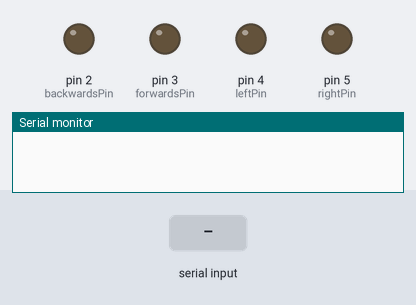
A sketch run on a simulated Arduino Uno, built with avr-gcc and run on an emulated ATmega328P. Shown: output pins drawn as LEDs (lit = HIGH), the last lines printed to the serial monitor. Inputs (shaded band) come from the test bench.

Above: at 1.2 s.
1.3 s: "5\n" received over Serial
At 2.4 s:
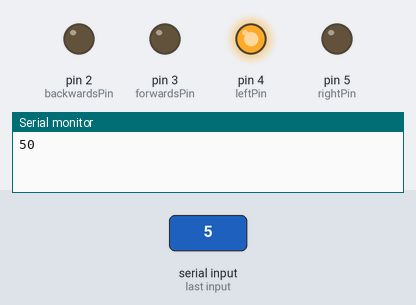
Timing chart, 0 to 4.3 s (numbered marks = the images above; inputs shaded):
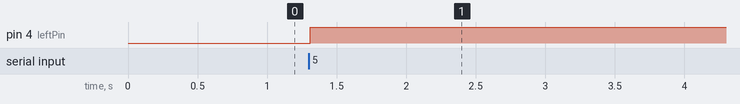

The sketch:

RemoteControl.ino
```cpp
int forwardsPin = 3;
int backwardsPin = 2;
int leftPin = 4;
int rightPin = 5;

int incomingByte = 0;

bool forwardsPressed = false;
bool backwardsPressed = false;
bool leftPressed = false;
bool rightPressed = false;

const int FORWARDS_PRESSED = 1;
const int FORWARDS_RELEASED = 2;
const int BACKWARDS_PRESSED = 3;
const int BACKWARDS_RELEASED = 4;
const int LEFT_PRESSED = 5;
const int LEFT_RELEASED = 6;
const int RIGHT_PRESSED = 7;
const int RIGHT_RELEASED = 8;

void detectKeyPresses() {
  if (incomingByte == FORWARDS_PRESSED) {
    forwardsPressed = true;
  }
  else if (incomingByte == BACKWARDS_PRESSED) {
    backwardsPressed = true;
  }
  else if (incomingByte == RIGHT_PRESSED) {
    rightPressed = true;
  }
  else if (incomingByte == LEFT_PRESSED) {
    leftPressed = true;
  }
  else if (incomingByte == FORWARDS_RELEASED) {
    forwardsPressed = false;
  }
  else if (incomingByte == BACKWARDS_RELEASED) {
    backwardsPressed = false;
  }
  else if (incomingByte == RIGHT_RELEASED) {
    rightPressed = false;
  }
  else if (incomingByte == LEFT_RELEASED) {
    leftPressed = false;
  }

}

void handlePinOutputs() {
  if (forwardsPressed == true) {
    digitalWrite(forwardsPin, HIGH);
  }
  else {
    digitalWrite(forwardsPin, LOW);
  }

  if (backwardsPressed == true) {
    digitalWrite(backwardsPin, HIGH);
  }
  else {
    digitalWrite(backwardsPin, LOW);
  }

  if (rightPressed == true) {
    digitalWrite(rightPin, HIGH);
  }
  else {
    digitalWrite(rightPin, LOW);
  }

  if (leftPressed == true) {
    digitalWrite(leftPin, HIGH);
  }
  else {
    digitalWrite(leftPin, LOW);
  }
}

void setup() {
  pinMode(forwardsPin, OUTPUT);
  pinMode(backwardsPin, OUTPUT);
  pinMode(leftPin, OUTPUT);
  pinMode(rightPin, OUTPUT);

//  digitalWrite(forwardsPin, HIGH);
//  delay(1000);
//  digitalWrite(forwardsPin, LOW);
//  delay(1000);
//  digitalWrite(forwardsPin, HIGH);
//  delay(1000);
//  digitalWrite(forwardsPin, LOW);

  allOff();
  //eight();
  Serial.begin(115200);

}

void loop() {

  if (Serial.available() > 0) {
    delay(10);
    incomingByte = Serial.parseInt();//Serial.read());
    detectKeyPresses();
    handlePinOutputs();
    Serial.print(incomingByte);
  }
}

void allOff()
{
  digitalWrite(forwardsPin, LOW);
  digitalWrite(backwardsPin, LOW);
  digitalWrite(leftPin, LOW);
  digitalWrite(rightPin, LOW);
}

void eight()
{
  // forward and left for 1 second
  digitalWrite(forwardsPin, HIGH);
  digitalWrite(rightPin, LOW);
  digitalWrite(leftPin, HIGH);
  delay(2000);

  // right
  digitalWrite(leftPin, LOW);
  digitalWrite(rightPin, HIGH);
  delay(2000);
}
```

Measured:
- after the input at 1.3 s, pin 4 (leftPin): LOW → HIGH at once
